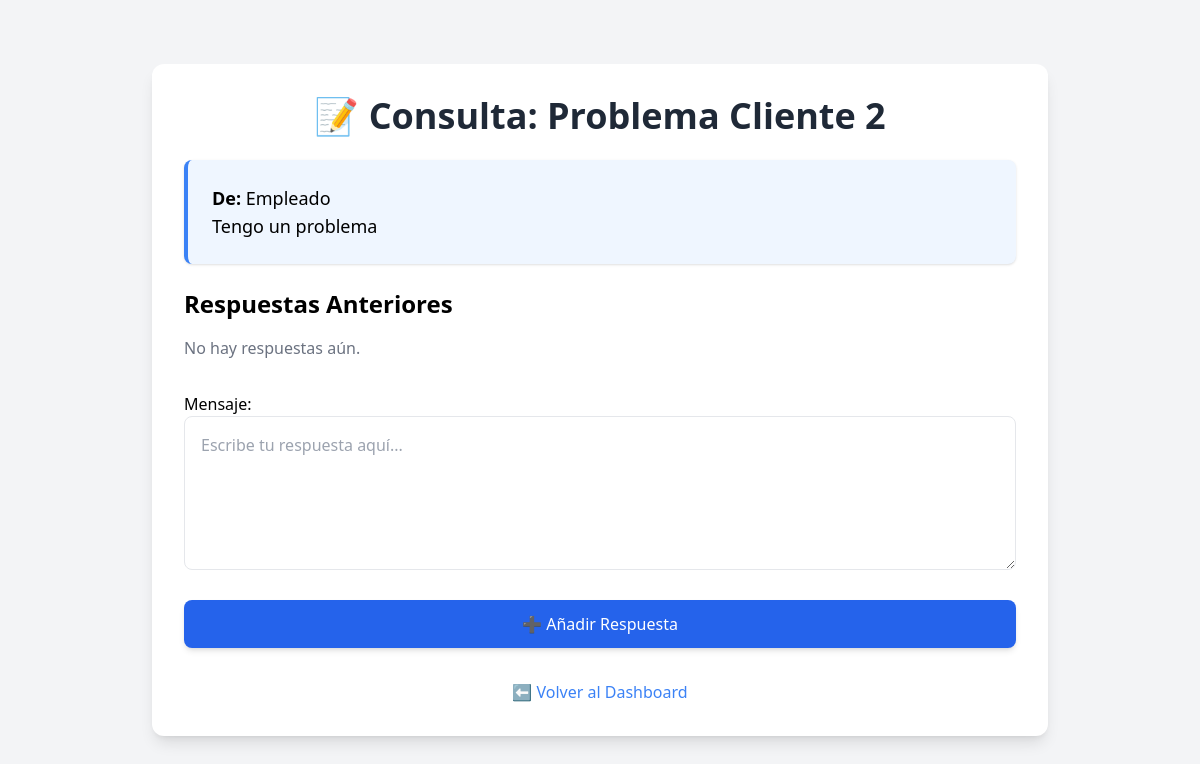
/consultas/gestionar/2/, run on the app's committed database.
### consultas/models.py (models this page shows)
class Consulta(models.Model):
    empleado = models.ForeignKey(User, on_delete=models.CASCADE, related_name='consultas')
    jefe = models.ForeignKey(User, on_delete=models.CASCADE, related_name='respuestas')
    asunto = models.CharField(max_length=100)
    mensaje = models.TextField()
    fecha_creacion = models.DateTimeField(auto_now_add=True)
    respondida = models.BooleanField(default=False)

### usuarios/models.py (models this page shows, shortened)
class User(AbstractUser):
    ROLE_CHOICES = (
        ('admin', 'Administrador'),
        ('superempleado', 'SuperEmpleado'),
        ('empleado', 'Empleado'),
    )
    role = models.CharField(max_length=20, choices=ROLE_CHOICES)
    area = models.ForeignKey(Area, on_delete=models.SET_NULL, null=True, blank=True)
    jefe = models.ForeignKey(
        'self',
        on_delete=models.SET_NULL,
        null=True,
        blank=True,
        related_name='empleados'
    )

### consultas/views.py (the view)
# urls.py: path('gestionar/<int:consulta_id>/', views.gestionar_consulta, name='gestionar_consulta'),
def gestionar_consulta(request, consulta_id):
    consulta = get_object_or_404(Consulta, id=consulta_id)
    respuestas = consulta.hilo_respuestas.all().order_by('fecha_creacion')
    if request.method == 'POST':
        form = RespuestaForm(request.POST)
        if form.is_valid():
            respuesta = form.save(commit=False)
            respuesta.consulta = consulta
            respuesta.autor = request.user
            respuesta.save()
            messages.success(request, 'Respuesta añadida correctamente.')
            return redirect('gestionar_consulta', consulta_id=consulta.id)
    else:
        form = RespuestaForm()
    return render(request, 'consultas/gestionar_consulta.html', {
        'consulta': consulta,
        'respuestas': respuestas,
        'form': form
    })

### consultas/forms.py
class RespuestaForm(forms.ModelForm):
    class Meta:
        model = Respuesta
        fields = ['mensaje']
        widgets = {
            'mensaje': forms.Textarea(attrs={
                'class': 'w-full p-4 border rounded-lg focus:outline-none focus:ring-2 focus:ring-blue-400',
                'rows': 5,
                'placeholder': 'Escribe tu respuesta aquí...'
            })
        }

### consultas/templates/consultas/gestionar_consulta.html (shortened to what this page needs)
<!DOCTYPE html>
<html lang="es">
<head>
    <script src="https://cdn.tailwindcss.com"></script>
</head>
<body class="bg-gray-100 min-h-screen flex items-center justify-center">
    <div class="w-full max-w-4xl bg-white p-8 rounded-xl shadow-lg">
        <h1 class="text-4xl font-bold mb-6 text-center text-gray-800">📝 Consulta: {{ consulta.asunto }}</h1>
        <div class="mb-6 p-6 bg-blue-50 border-l-4 border-blue-500 rounded-lg shadow">
            <p class="text-lg"><strong>De:</strong> {{ consulta.empleado.username }}</p>
            <p class="text-lg">{{ consulta.mensaje }}</p>
        </div>
        <h2 class="text-2xl font-semibold mb-4">Respuestas Anteriores</h2>
        {% for respuesta in respuestas %}
            <div class="p-4 mb-4 {% if respuesta.autor == consulta.jefe %}bg-green-50{% else %}bg-gray-50{% endif %} rounded-lg shadow">
                <p><strong>{{ respuesta.autor.username }}:</strong> {{ respuesta.mensaje }}</p>
                <p class="text-sm text-gray-500">{{ respuesta.fecha_creacion }}</p>
            </div>
        {% empty %}
            <p class="text-gray-500">No hay respuestas aún.</p>
        {% endfor %}
        <form method="post" class="mt-8 space-y-6">
            {{ form.as_p }}
            <button type="submit"
                    class="w-full bg-blue-600 hover:bg-blue-700 text-white font-medium py-3 px-6 rounded-lg transition-transform duration-200 transform hover:scale-105 shadow-md">
                ➕ Añadir Respuesta
            </button>
        </form>
        <div class="mt-8 text-center">
            <a href="{% url 'dashboard' %}"
               class="text-blue-500 font-medium hover:underline hover:text-blue-700 transition-all">
                ⬅️ Volver al Dashboard
            </a>
        </div>
    </div>
</body>
</html>

### data on the page
Consulta: asunto "Problema Cliente 2", empleado.username "Empleado", mensaje "Tengo un problema"
